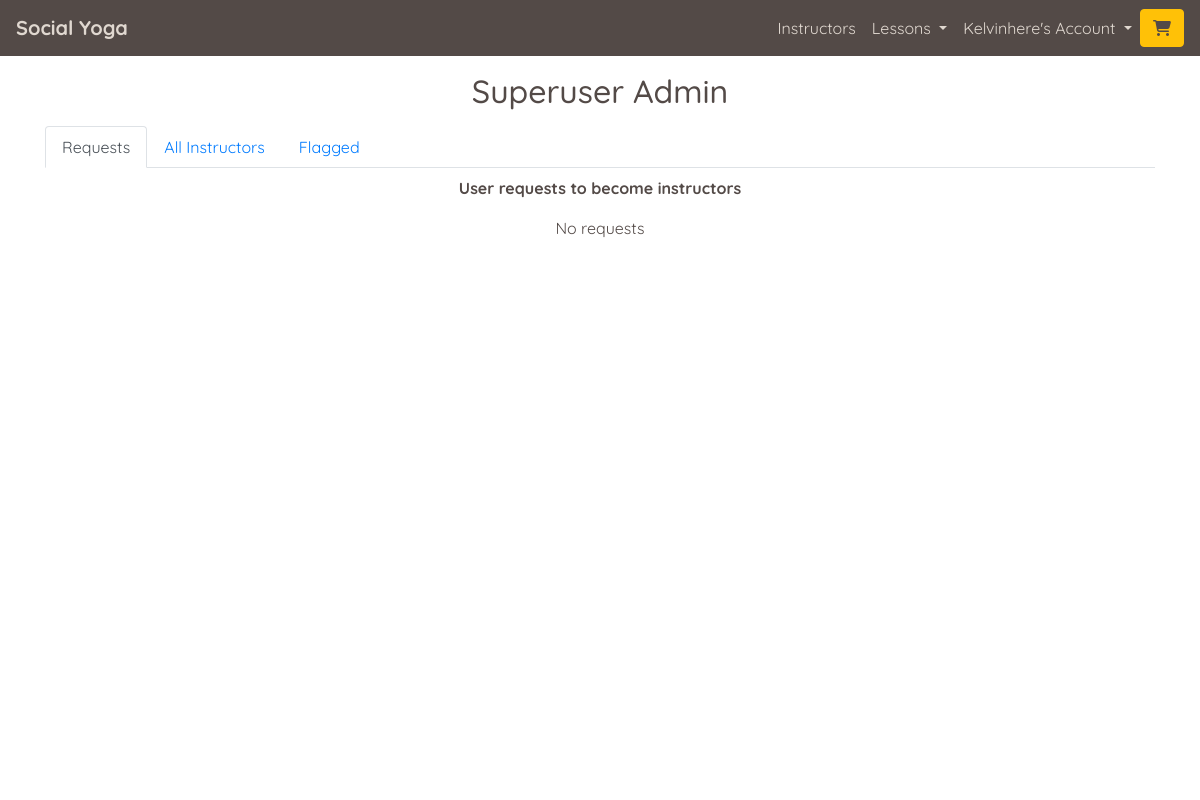
Page /superuser_admin/ (signed in) on the earlier database version.
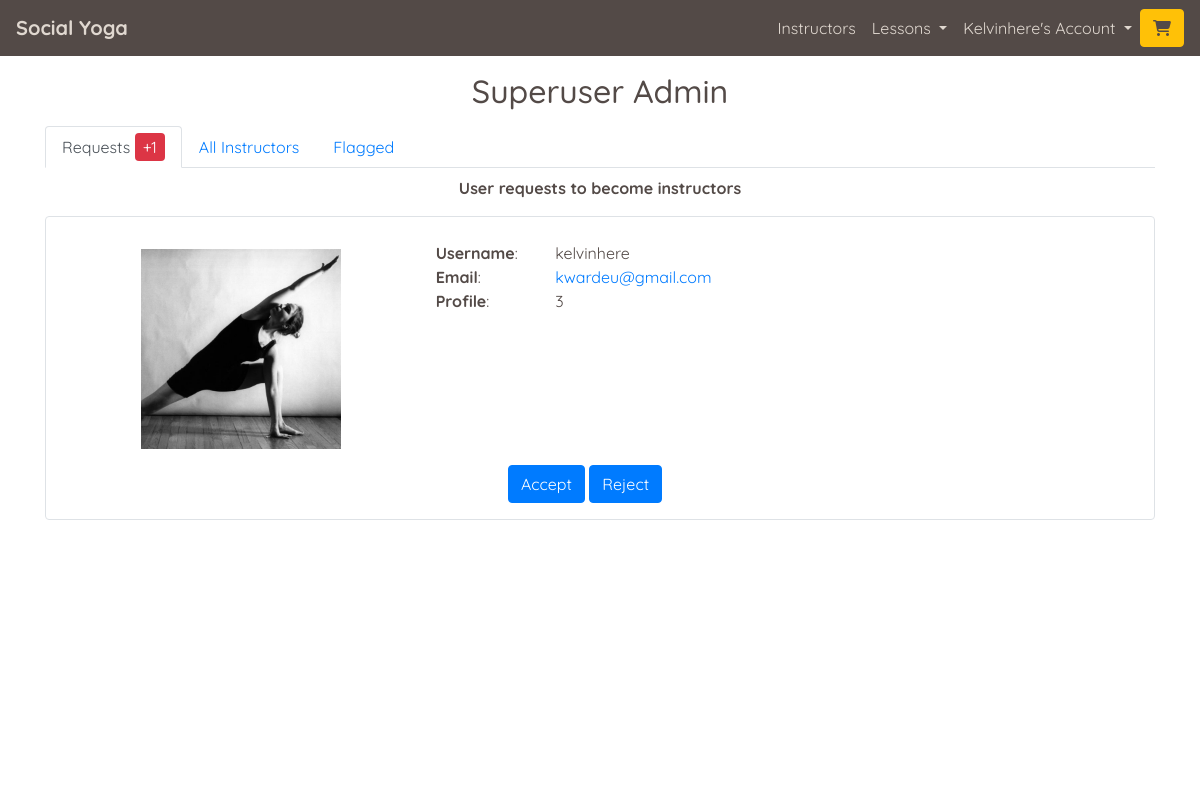
Same page on the later database version.
### profiles/models.py (models this page shows, shortened)
class UserProfile(models.Model):
    user = models.OneToOneField(User, on_delete=models.CASCADE)
    first_name = models.CharField(max_length=50, null=False, blank=False)
    last_name = models.CharField(max_length=50, null=False, blank=False)
    is_instructor = models.BooleanField(default=False)
    requested_instructor_status = models.BooleanField(default=False)
    card_description = models.TextField(max_length=256, blank=True, default='')
    profile_description = models.TextField(max_length=650, default='')
    image = ResizedImageField(
        size=[600, 600], quality=75, crop=['middle', 'center'],
        force_format='JPEG', null=True, blank=True,
        upload_to='profile_images/'
        )
    rating = models.DecimalField(
        max_digits=5, decimal_places=0, null=True, blank=True
        )
    lesson_count = models.IntegerField(default=0, editable=False)
    def __str__(self):
        return self.user.username

### home/views.py (the view, shortened to what this page needs)
# urls.py: path('superuser_admin/', views.superuser_admin, name='superuser_admin'),
@login_required
def superuser_admin(request):
    if not request.user.is_superuser:
        messages.error(request, 'Sorry only administrators can do this')
        return redirect(reverse('home'))
    profile = get_object_or_404(UserProfile, user=request.user)
    template = "home/superuser_admin.html"
    user_requests = UserProfile.objects.filter(
        is_instructor=False,
        requested_instructor_status=True
        )
    instructors = UserProfile.objects.filter(is_instructor=True)
    flagged_reviews = LessonReviewFlagged.objects.all().order_by('review')
    sorted_flagged_reviews = {}
    total_flags = 0
    context = {
        'profile': profile,
        'user_requests': user_requests,
        'instructors': instructors,
        'flagged_reviews': flagged_reviews,
        'sorted_flagged_reviews': sorted_flagged_reviews,
        'total_flags': total_flags,
        }
    return render(request, template, context)

### home/contexts.py (called while the page is built)
def purchased_lessons(request):
    profile = get_profile_or_none(request)
    purchased = None
    purchased_lesson_ids = []
    if profile:
        purchased = OrderLineItem.objects.filter(profile=profile)
        if purchased:
            for item in purchased:
                purchased_lesson_ids.append(item.lesson.lesson_id)
    context = {
        'purchased_lessons': purchased,
        'purchased_lesson_ids': purchased_lesson_ids,
    }
    return context

### yoga/utils.py (called while the page is built)
def get_profile_or_none(request):
    try:
        return UserProfile.objects.get(user=request.user)
    except Exception:
        return None

### home/templates/home/superuser_admin.html (shortened to what the changed rows need)
{% extends "base.html" %}
{% load static %}
{% block page_header %}
    <div class="container header-container">
        <div class="row">
            <div class="col">
                <h1 class="text-center title-text my-3">Superuser Admin</h1>
            </div>
        </div>
    </div>
{% endblock %}
{% block content %}
    <div class="container mx-auto page-contents">
        <div>
            <ul class="nav nav-tabs mb-2 flex-column flex-sm-row" id="adminTab" role="tablist">
                <li class="nav-item" role="presentation">
                    <a class="nav-link active" id="requests-tab" data-toggle="tab" href="#requests" role="tab" aria-controls="requests" aria-selected="true">Requests {% if user_requests %}<span class="text-white bg-danger rounded px-2 py-1">+{{ user_requests|length }}{% endif %}</span></a>
                </li>
            </ul>
            <div class="tab-content" id="adminTabContent">
                <div class="tab-pane fade show active" id="requests" role="tabpanel" aria-labelledby="home-tab">
                    <div class="row mx-auto">
                        <div class="col-12">
                            <p class="text-center mb-3"><strong>User requests to become instructors</strong></p>
                            {% if user_requests %}
                                {% for request in user_requests %}
                                    <div class="row mt-1 mt-lg-3 p-3 border custom-border">
                                        <div class="col-12 col-md-4">
                                            <div class="container-fluid p-0 p-md-3">
                                                <div class="d-flex justify-content-center">
                                                    {% if request.image %}
                                                        <img src="{{ request.image.url }}" class="img-fluid profile-image" alt="{{ request }}'s profile image'">
                                                    {% else %}
                                                        <img src="{{ MEDIA_URL }}profile_images/no_profile_image.jpg" class="img-fluid profile-image" alt="{{ request }}'s profile image'">
                                                    {% endif %}
                                                </div>
                                            </div>
                                        </div>
                                        <div class="col-12 col-md-8 my-2">
                                            <div class="row">
                                                <div class="col-12 col-md-3 col-lg-2">
                                                    <p class="text-center text-md-left m-0 px-0"><strong>Username</strong>:</p>
                                                </div>
                                                <div class="col-12 col-md">
                                                    <p class="text-center text-md-left m-0 px-0">{{ request }}</p>
                                                </div>
                                            </div>
                                            <div class="row">
                                                <div class="col-12 col-md-3 col-lg-2">
                                                    <p class="text-center text-md-left m-0 px-0"><strong>Email</strong>:</p>
                                                </div>
                                                <div class="col-12 col-md">
                                                    <p class="text-center text-md-left m-0 px-0"><a href="mailto:{{ request.user.email }}">{{ request.user.email }}</a></p>
                                                </div>
                                            </div>
                                            <div class="row">
                                                <div class="col-12 col-md-3 col-lg-2">
                                                    <p class="text-center text-md-left m-0 px-0"><strong>Profile</strong>:</p>
                                                </div>
                                                <div class="col-12 col-md">
                                                    <p class="text-center text-md-left m-0 px-0">{{ request.profile_description }}</p>
                                                </div>
                                            </div>
                                        </div>
                                        <div class="row w-100">
                                            <div class="col d-flex">
                                                <div class="mx-auto">
                                                    <span><a class="btn btn-primary" href="{% url 'update_instructor_status' request 'accept' %}" role="button">Accept</a></span>
                                                    <span><a class="btn btn-primary" href="{% url 'update_instructor_status' request 'reject' %}" role="button">Reject</a></span>
                                                </div>
                                            </div>
                                        </div>
                                    </div>
                                {% endfor %}
                            {% else %}
                                <p class="text-center">No requests</p>
                            {% endif %}
                        </div>
                    </div>
                </div>
            </div>
        </div>
    </div>
{% endblock %}

Differences in the rows shown:
now on this page (row edited): UserProfile: image (picture), user.username "kelvinhere", user.email "kwardeu@gmail.com", profile_description "3"
Other differences:
{{ user_requests|length }}: (not shown) → "1"
text no longer shown: "No requests"
